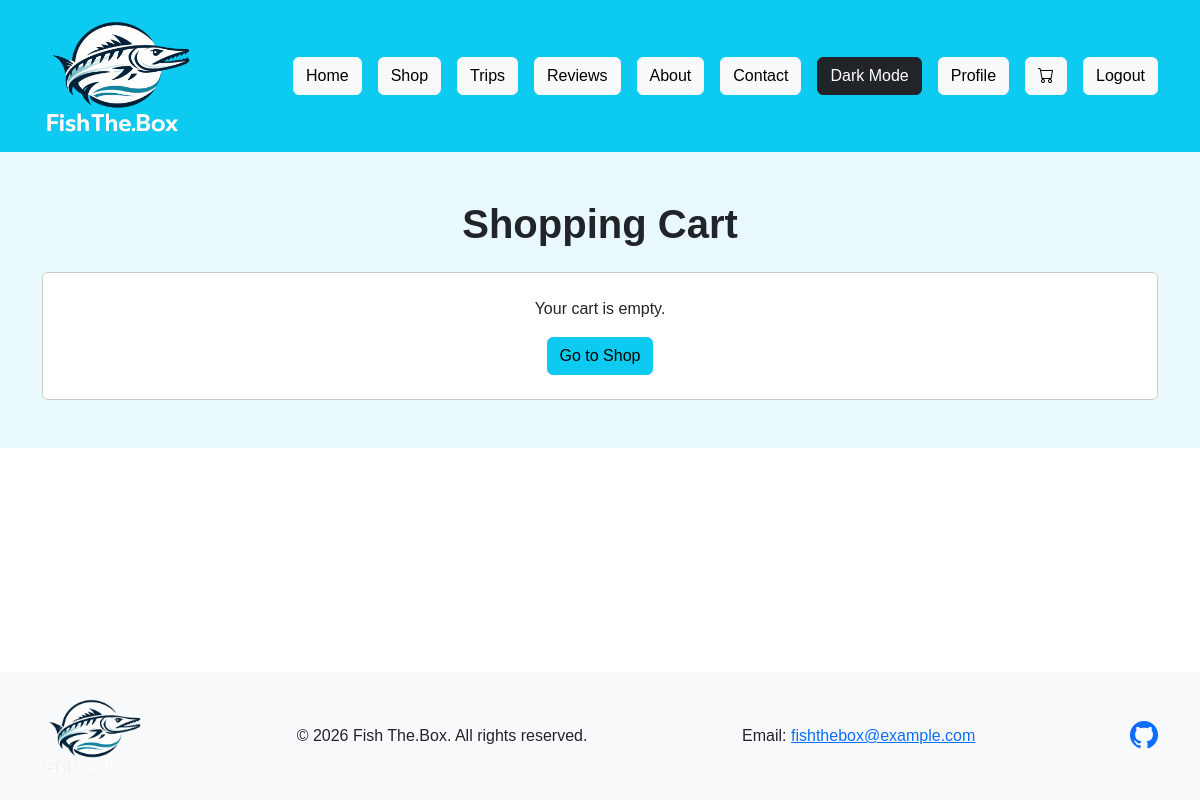
The page /cart/ (signed in) on the database as committed earlier.
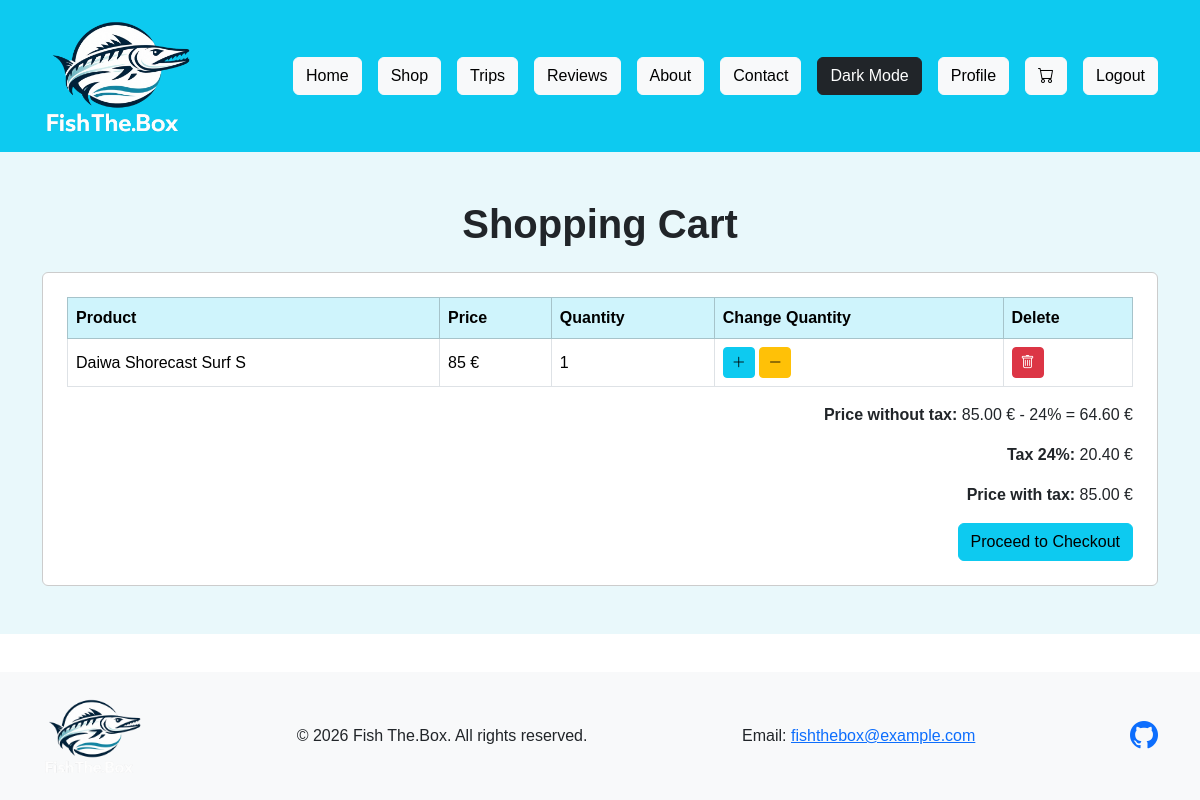
The same page on the database as committed later.
### cart/models.py (models this page shows, shortened)
class CartItem(models.Model):
    user = models.ForeignKey(User, on_delete=models.CASCADE)
    product = models.ForeignKey(Product, on_delete=models.CASCADE)
    quantity = models.IntegerField(default=1)

### shop/models.py (models this page shows, shortened)
class Product(models.Model):
    name = models.CharField(max_length=200)
    brand = models.CharField(max_length=100)
    price = models.IntegerField()
    description = models.TextField(blank=True)
    photo = models.CharField(max_length=200, blank=True)
    category = models.ForeignKey(Category, on_delete=models.CASCADE)
    sub_category = models.ForeignKey(SubCategory, on_delete=models.CASCADE)
    owner = models.ForeignKey(User, on_delete=models.CASCADE, null=True, blank=True)

### cart/views.py (the view)
# urls.py: path("", include("cart.urls")),
def cart(request):
    if not request.user.is_authenticated:
        return redirect("/login/")
    cart_items = CartItem.objects.filter(user=request.user)
    price_without_tax, tax, total_price = cart_prices(cart_items)
    return render(request, "cart/cart.html", {
        "cart_items": cart_items,
        "price_without_tax": price_without_tax,
        "tax": tax,
        "total_price": total_price,
    })

### cart/views.py (called while the page is built)
def cart_prices(cart_items):
    total_price = 0
    for cart_item in cart_items:
        total_price = total_price + cart_item.product.price * cart_item.quantity
    tax = total_price * 24 / 100
    price_without_tax = total_price - tax
    return price_without_tax, tax, total_price

### cart/templates/cart/cart.html (shortened to what the changed rows need)
<!DOCTYPE html>
{% load static %}
<html lang="en">
<head>
    <link href="https://cdn.jsdelivr.net/npm/bootstrap@5.3.3/dist/css/bootstrap.min.css" rel="stylesheet">
    <link href="https://cdn.jsdelivr.net/npm/bootstrap-icons@1.11.3/font/bootstrap-icons.min.css" rel="stylesheet">
    <link rel="stylesheet" href="{% static 'cart/cart.css' %}">
    <link rel="stylesheet" href="{% static 'DarkMode/DarkMode.css' %}?v=3">
</head>
<body>
    <main class="cart-main">
        <section class="cart-section py-5">
            <div class="container">
                <h1 class="text-center fw-bold mb-4">Shopping Cart</h1>
                {% if cart_items %}
                    <div class="cart-panel">
                        <table class="table table-bordered align-middle">
                            <thead class="table-info">
                                <tr>
                                    <th>Product</th>
                                    <th>Price</th>
                                    <th>Quantity</th>
                                    <th>Change Quantity</th>
                                    <th>Delete</th>
                                </tr>
                            </thead>
                            <tbody>
                                {% for cart_item in cart_items %}
                                    <tr>
                                        <td>{{ cart_item.product.name }}</td>
                                        <td>{{ cart_item.product.price }} &euro;</td>
                                        <td>{{ cart_item.quantity }}</td>
                                        <td>
                                            <form action="{% url 'cart:increase_quantity' %}" method="post" class="d-inline">
                                                <button type="submit" class="btn btn-info btn-sm">
                                                    <i class="bi bi-plus-lg"></i>
                                                </button>
                                            </form>
                                            <form action="{% url 'cart:decrease_quantity' %}" method="post" class="d-inline">
                                                <button type="submit" class="btn btn-warning btn-sm">
                                                    <i class="bi bi-dash-lg"></i>
                                                </button>
                                            </form>
                                        </td>
                                        <td>
                                            <form action="{% url 'cart:delete_item' %}" method="post">
                                                <button type="submit" class="btn btn-danger btn-sm">
                                                    <i class="bi bi-trash"></i>
                                                </button>
                                            </form>
                                        </td>
                                    </tr>
                                {% endfor %}
                            </tbody>
                        </table>
                        <div class="text-end">
                            <p><strong>Price without tax:</strong> {{ total_price|floatformat:2 }} &euro; - 24% = {{ price_without_tax|floatformat:2 }} &euro;</p>
                            <p><strong>Tax 24%:</strong> {{ tax|floatformat:2 }} &euro;</p>
                            <p><strong>Price with tax:</strong> {{ total_price|floatformat:2 }} &euro;</p>
                            <a href="{% url 'cart:checkout' %}" class="btn btn-info">Proceed to Checkout</a>
                        </div>
                    </div>
                {% else %}
                    <div class="cart-panel text-center">
                        <p>Your cart is empty.</p>
                        <a href="/shop/" class="btn btn-info">Go to Shop</a>
                    </div>
                {% endif %}
            </div>
        </section>
    </main>
</body>
</html>

Rows that differ between the two databases and show on the page:
added CartItem: product.name "Daiwa Shorecast Surf S", product.price "85", quantity "1"
Other text that changed with them:
{{ total_price|floatformat:2 }}: (not shown) → "85.00"
{{ price_without_tax|floatformat:2 }}: (not shown) → "64.60"
{{ tax|floatformat:2 }}: (not shown) → "20.40"
text no longer shown: "Your cart is empty. Go to Shop"
text now shown: "Product Price Quantity Change Quantity Delete Price without tax: € - 24% = € Tax 24%: € Price with tax: € Proceed to Checkout"
